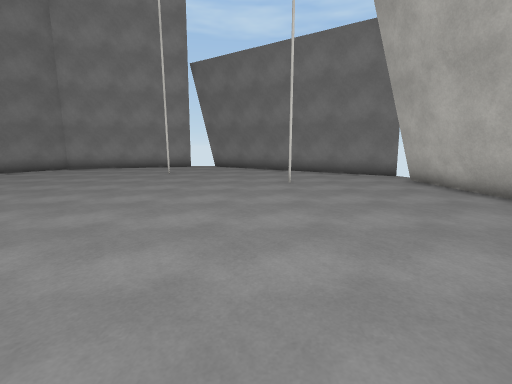
View 1 (above)

13 first-person views from a walk through a Unity game level. The camera is 1.4 m above the floor, tilts 10° down and sees 90° across. The floor is counted in squares, 1 m on a side. Each view is taken from the middle of a square. On the plan, view 1 faces up. The plan holds only what a view shows up to about 13 squares ahead; the rest is blank. Surface patterns are stand-ins for the level's own textures.

View 2
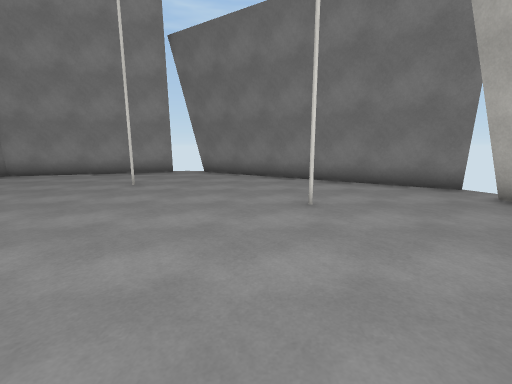

View 3
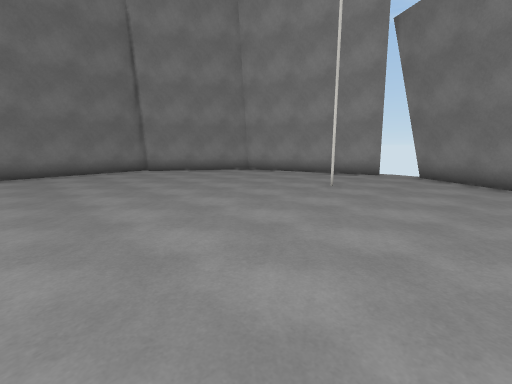

View 4
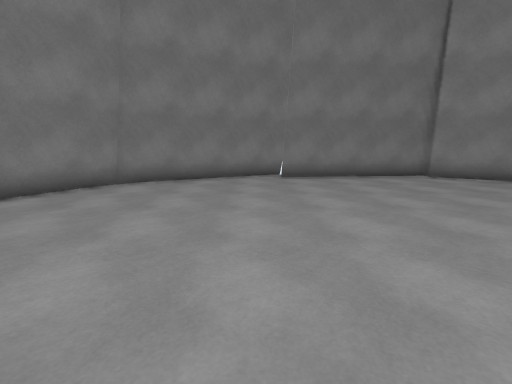

View 5
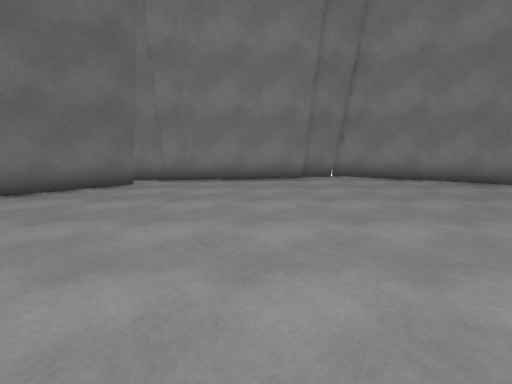

View 6
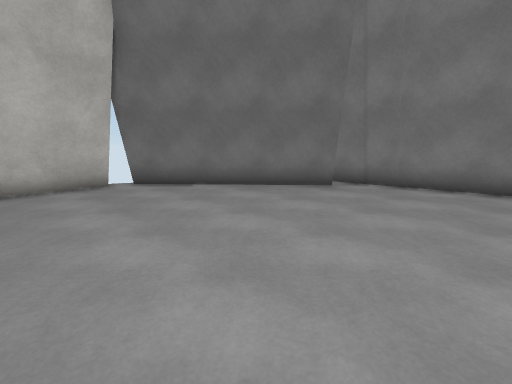

View 7
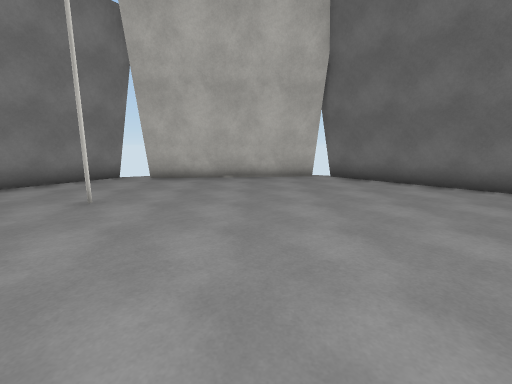

View 8
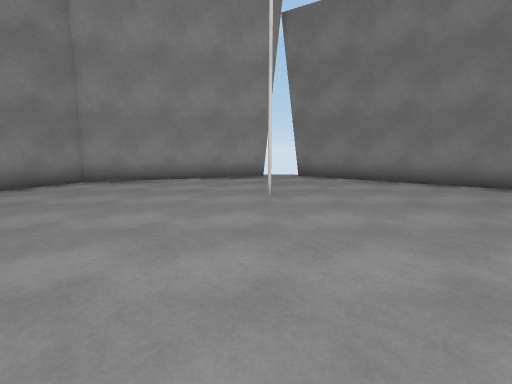

View 9
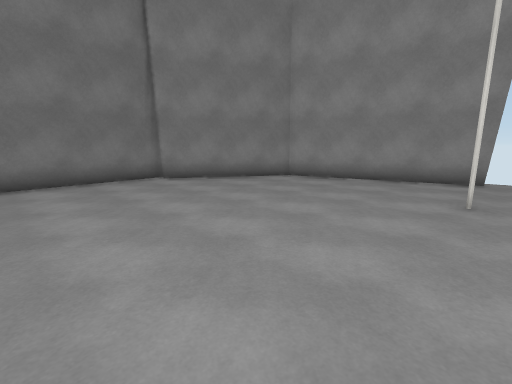

View 10
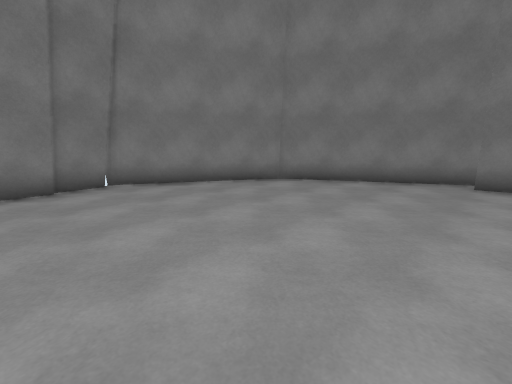

View 11
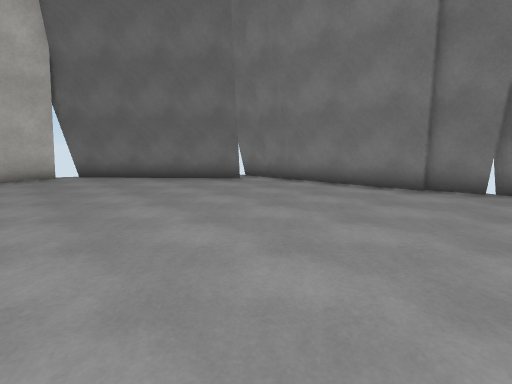

View 12
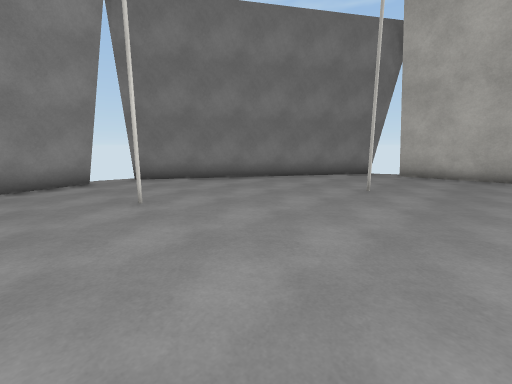

View 13
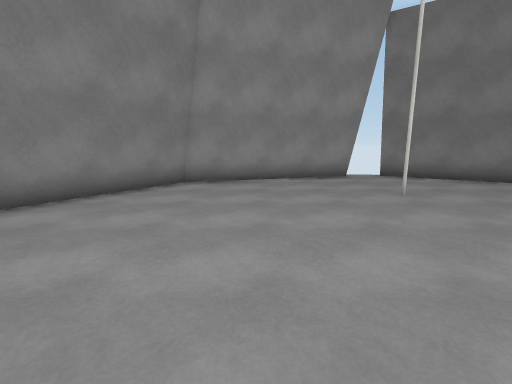

### Floor plan
Points are (right, up) in squares from view 1. A wall is a line through its corners. A room is listed if a view was taken in it or the views show most of it. See-through windows are left out.
Room 1 (views 1, 2, 3, 4, 5, 6, 7, 8, 9, 10, 11, 12, 13)
walls: (-4.5, 17.9) (-11.6, 15.8) (-14.7, 10.9); (-4.5, 18) (-11.8, 15.9); (-15.6, 3.9) (-12.5, -2) (-6.5, -5.1); (-15.2, 11.4) (-14.5, 4.2); (1.3, -2.4) (7, 2.7); (-6.7, -4.3) (2.3, -3.2); (-6.7, -4.6) (2.3, -3.4); (6.7, 3.2) (6.1, 10.8); (6.9, 3.3) (6.2, 10.9); (6.6, 11.8) (-3.2, 18.1)
low walls: (-7.5, 17.4) (-10.7, 16.5); (-10.8, 16.4) (-11.9, 16.1); (-15.5, 3.2) (-12.7, -2.2) (-6.6, -5.3); (-11.8, 15.9) (-14.9, 11); (-4.6, 18.3) (-7.3, 17.5); (-15.4, 11.5) (-14.7, 4.1); (1.4, -2.5) (7.1, 2.6); (-0.2, -3.7) (0.9, -3.5); (6.5, 9.9) (6.5, 10.9); (-6.6, -4.9) (-5, -4.6); (-12.8, -2.3) (-6.6, -5.4); (7.1, 3.3) (6.6, 9.5); (6.7, 12) (-3.1, 18.3)
ways out: gap at (7, 3)

Positions as (right, up) in squares from view 1, and headings:
1: (0, 0), facing up
2: (0, 4), facing up
3: (0, 5), facing up-left
4: (-3, 3), facing left
5: (-3, 7), facing down
6: (-3, 6), facing down-right
7: (-5, 6), facing right
8: (-5, 6), facing up
9: (-4, 6), facing up-left
10: (-4, 5), facing down-left
11: (-7, 5), facing down-right
12: (-7, 7), facing up-right
13: (-9, 6), facing up
